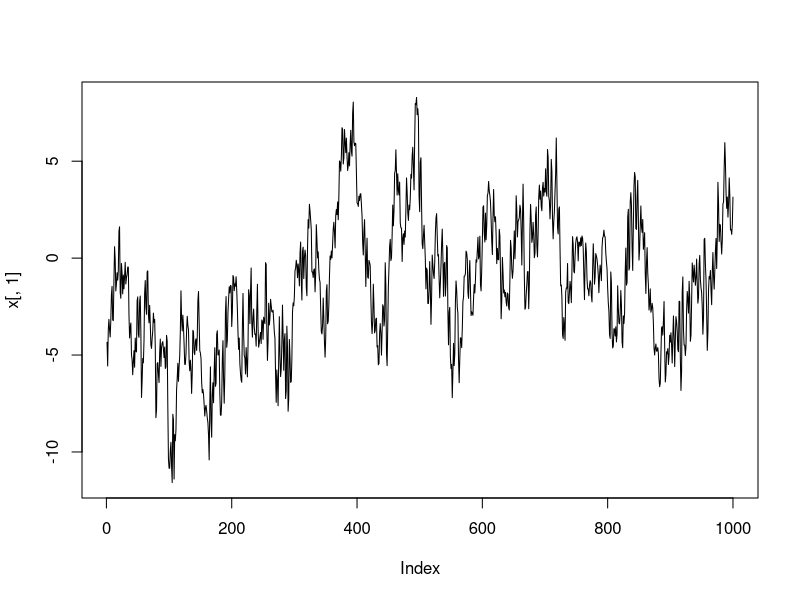
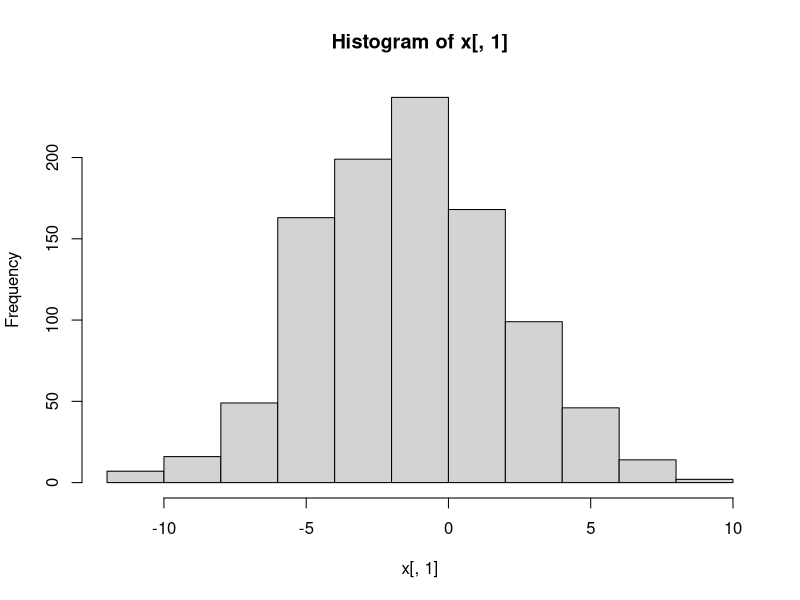
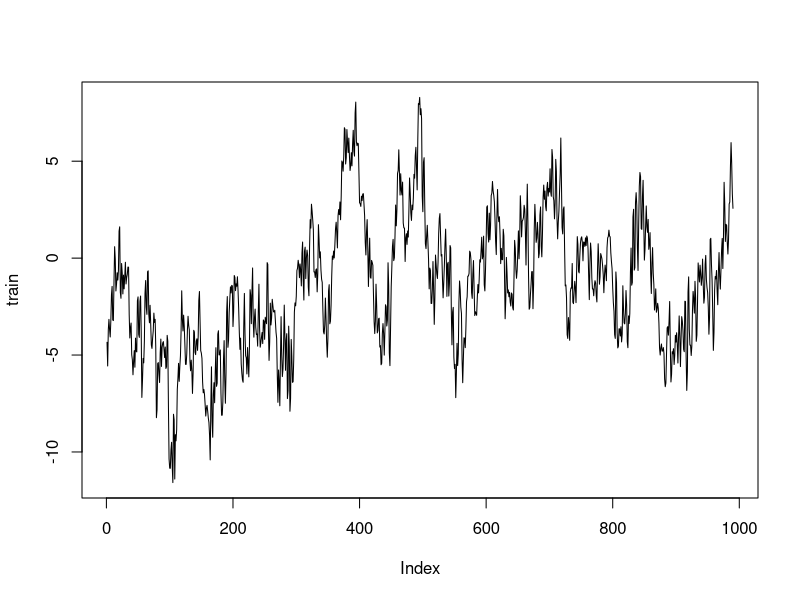
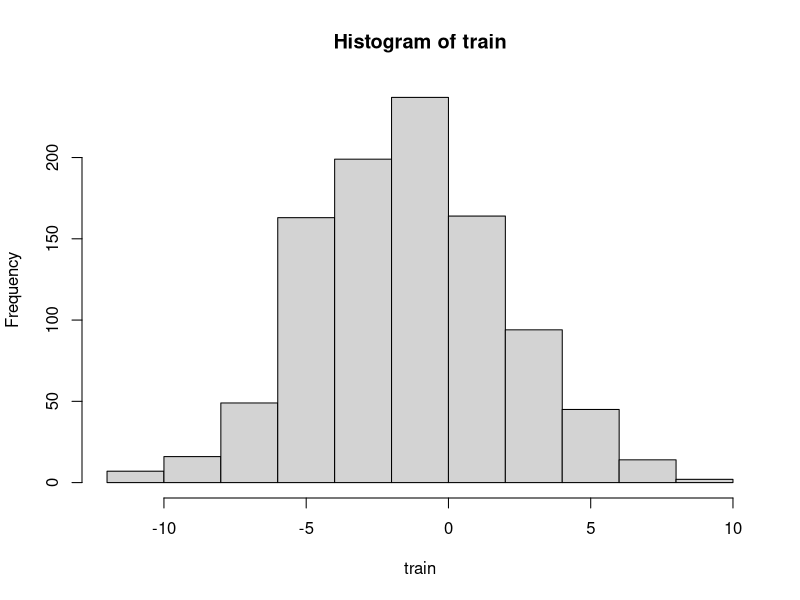
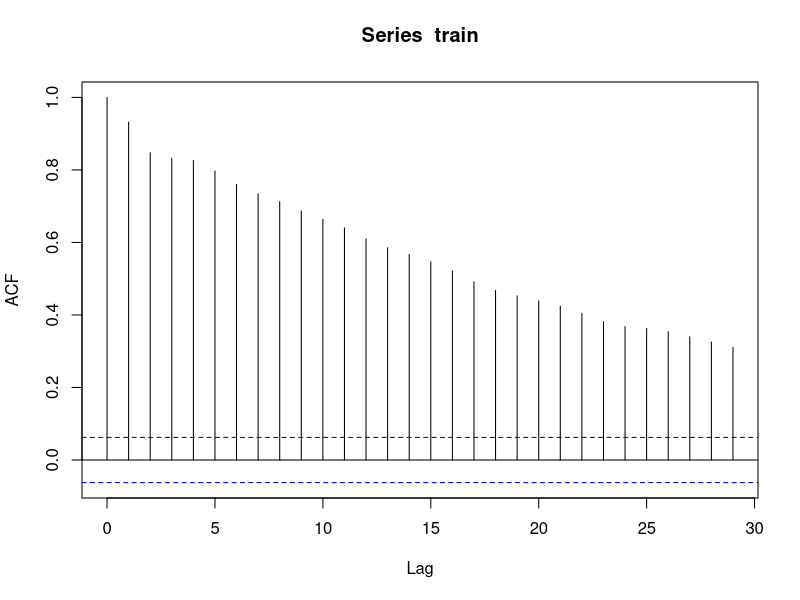
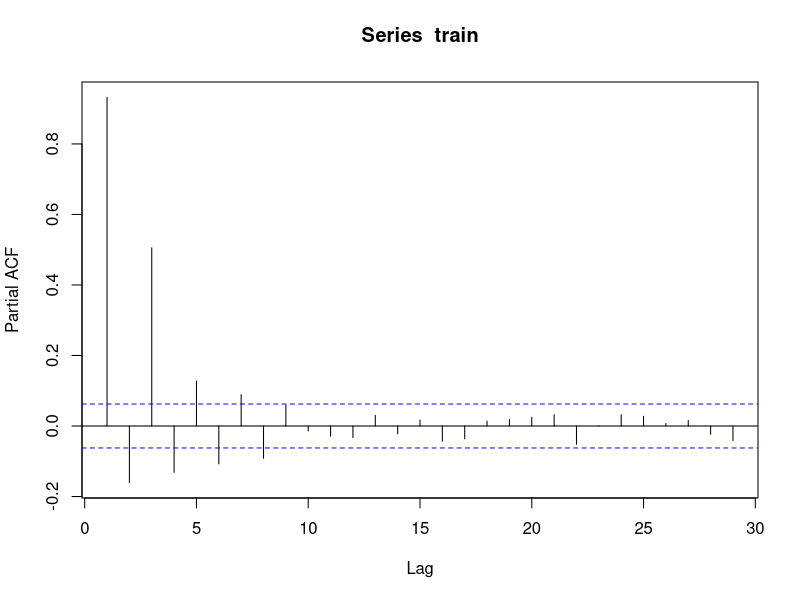

The R script that drew these images, in order: (Note: this script raises an error after producing the figures.)
## ---- chunk 1
knitr::opts_chunk$set(echo = TRUE)
## ---- chunk 2
x = read.csv('week8SeriesTiwari.csv')
head(x); tail(x)
plot(x[,1], type = 'l')
hist(x[,1])
## ---- chunk 3
train = x[1:990, 1]
test = x[991:1000, 1]
plot(train, type = 'l')
hist(train)
acf(train)
pacf(train)
## ---- chunk 4
order.aic.list = list()
for (p in 1:15) {
        m0 = arima(train, order = c(p,0,0), method = 'ML')
        order.aic.list[[p]] = data.frame(order = p, aic = m0$aic)
}

order.aic.df = rbind(order.aic.list)
plot(order.aic.df$order, order.aic.df$aic, type = 'l')
